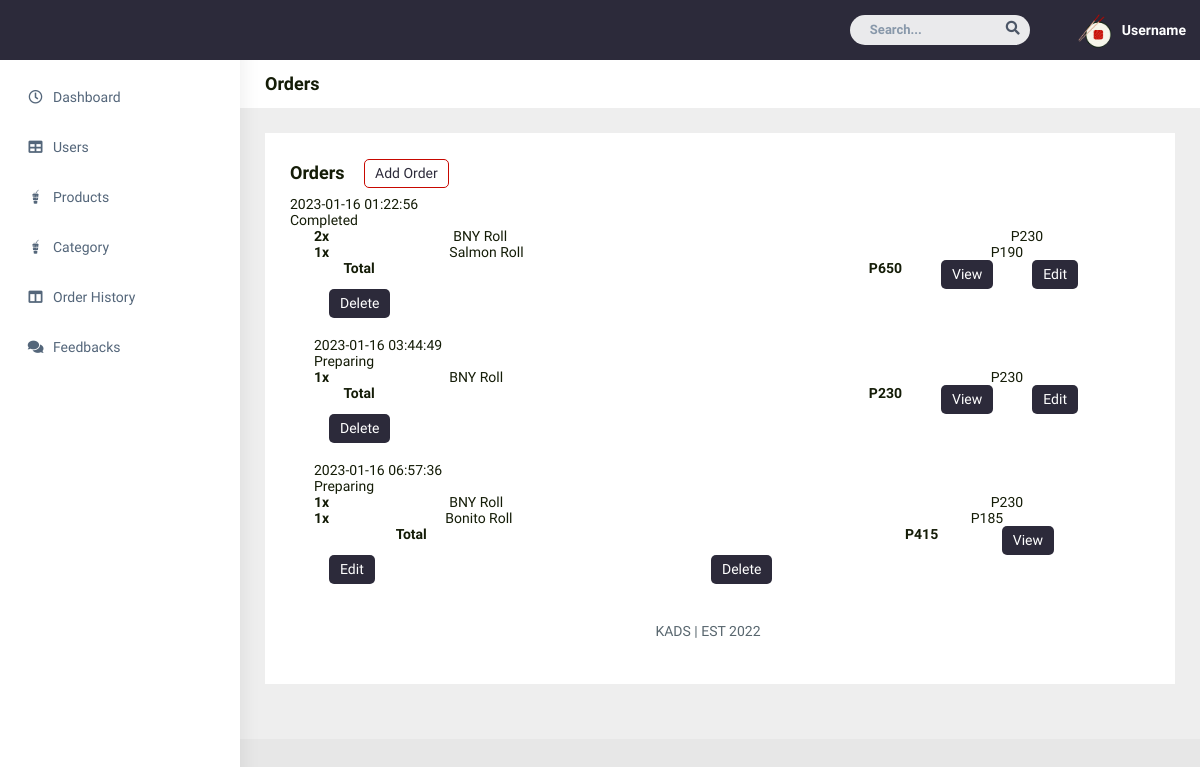
/admin/order-history.php (signed in), run on the app's committed database.
### tables this page shows
CREATE TABLE `user_orders` (
  `id` int(11) NOT NULL,
  `order_number` int(11) NOT NULL,
  `product_id` int(255) NOT NULL,
  `quantity` int(11) NOT NULL,
  `date` datetime DEFAULT NULL,
  `status` int(11) DEFAULT NULL,
  `user_id` int(11) DEFAULT NULL
);

CREATE TABLE `products` (
  `p_id` int(11) NOT NULL,
  `image` varchar(400) DEFAULT NULL,
  `productName` varchar(255) DEFAULT NULL,
  `price` int(11) NOT NULL,
  `category` int(11) DEFAULT NULL
);

### admin/order-history.php (the view, shortened to what this page needs)
<?php
require "../conn.php";
?>
<!DOCTYPE html>
<html dir="ltr" lang="en">
<head>
    <link href="../css/style.min.css" rel="stylesheet">
    <link href="../css/pagestyles.css" rel="stylesheet">
</head>
<body>
    <div id="main-wrapper" data-layout="vertical" data-navbarbg="skin5" data-sidebartype="full"
        data-sidebar-position="absolute" data-header-position="absolute" data-boxed-layout="full">
        <header class="topbar" data-navbarbg="skin5">
            <nav class="navbar top-navbar navbar-expand-md navbar-dark">
                <div class="navbar-collapse collapse" id="navbarSupportedContent" data-navbarbg="skin5">
                    <ul class="navbar-nav ms-auto d-flex align-items-center">
                        <li class=" in">
                            <form role="search" class="app-search d-none d-md-block me-3">
                                <input type="text" placeholder="Search..." class="form-control mt-0">
                                <a href="" class="active">
                                    <i class="fa fa-search"></i>
                                </a>
                            </form>
                        </li>
                        <li>
                            <a class="profile-pic" href="#">
                            <div class="dropdown">
                            <img src="../img/logo.png" alt="user-img" width="36"
                                class="img-circle"><span class="text-white font-medium">Username</span></a>
                            </div>
                </div>
        <aside class="left-sidebar" data-sidebarbg="skin6">
            <div class="scroll-sidebar">
                <nav class="sidebar-nav">
                    <ul id="sidebarnav">
                        <li class="sidebar-item pt-2">
                            <a class="sidebar-link waves-effect waves-dark sidebar-link" href="dashboard.php"
                                aria-expanded="false">
                                <i class="far fa-clock" aria-hidden="true"></i>
                                <span class="hide-menu">Dashboard</span>
                            </a>
                        </li>
                        <li class="sidebar-item">
                            <a class="sidebar-link waves-effect waves-dark sidebar-link" href="users.php"
                                aria-expanded="false">
                                <i class="fa fa-table" aria-hidden="true"></i>
                                <span class="hide-menu">Users</span>
                            </a>
                        </li>
                        <li class="sidebar-item">
                            <a class="sidebar-link waves-effect waves-dark sidebar-link" href="products.php"
                                aria-expanded="false">
                                <i class="fab fa-gulp" aria-hidden="true"></i>
                                <span class="hide-menu">Products</span>
                            </a>
                        </li>
                        <li class="sidebar-item">
                            <a class="sidebar-link waves-effect waves-dark sidebar-link" href="category.php"
                                aria-expanded="false">
                                <i class="fab fa-gulp" aria-hidden="true"></i>
                                <span class="hide-menu">Category</span>
                            </a>
                        </li>
                        <li class="sidebar-item">
                            <a class="sidebar-link waves-effect waves-dark sidebar-link" href="order-history.php"
                                aria-expanded="false">
                                <i class="fa fa-columns" aria-hidden="true"></i>
                                <span class="hide-menu">Order History</span>
                            </a>
                        </li>
                        <li class="sidebar-item">
                            <a class="sidebar-link waves-effect waves-dark sidebar-link" href="feedbacks.php"
                                aria-expanded="false">
                                <i class="fa fa-comments" aria-hidden="true"></i>
                                <span class="hide-menu">Feedbacks</span>
                            </a>
                        </li>
                    </ul>
                </nav>
            </div>
        </aside>
        <div class="page-wrapper">
            <div class="page-breadcrumb bg-white">
                <div class="row align-items-center">
                    <div class="col-lg-3 col-md-4 col-sm-4 col-xs-12">
                    <h4 class="page-title" style="font-size:18px;">Orders</h4>
                    </div>
                </div>
            </div>
            <div class="container-fluid">
                <div class="row">
                    <div class="col-md-12 col-lg-12 col-sm-12">
                        <div class="white-box">
                            <h3 class="box-title">Orders
                                <a href="add-order.php"><button class="btn btn-border" >
                                    Add Order
                                </button></a>
                            </h3>
                                    <?php
                                        $query="SELECT * FROM user_orders INNER JOIN products ON user_orders.product_id = products.p_id ORDER BY date" ;
                                        $result=mysqli_query($conn,$query);
                                        $order_by_date = array();
                                            while ($row = mysqli_fetch_assoc($result)) {
                                                $date = date('Y-m-d H:i:s', strtotime($row['date']));
                                                if (!isset($order_by_date[$date])) {
                                                    $order_by_date[$date] = array();
                                                    $order_by_date[$date]['total'] = 0;
                                                    $order_by_date[$date]['order_number'] = $row['order_number'];
                                                    $order_by_date[$date]['status'] = $row['status'];
                                                }
                                                $order_by_date[$date]['total'] += $row['price'] * $row['quantity'];
                                                array_push($order_by_date[$date], $row);
                                            }
                                        foreach ($order_by_date as $date => $orders) {
                                    ?>
                                            <div class="col order-header"><?php echo $date; ?></div>
                                            <?php
                                            if ($orders['status'] == 1) {
                                                echo "<div class='order-progress p-processing'>Preparing</div>";
                                            } elseif($orders['status'] == 2) {
                                                echo "<div class='order-progress p-delivery'>Out for Delivery</div>";
                                            } elseif($orders['status'] == 3){
                                                echo "<div class='order-progress p-completed'>Completed</div>";
                                            }
                                            ?>
                                            <div class="container order-group">
                                                <div class="row">
                                                <div class="col">
                                            <?php
                                                foreach ($orders as $row) {
                                                    if (is_array($row)) {
                                            ?>
                                                <div class="row order-item">
                                                <div class="col"><b><?php echo $row['quantity']?>x</b></div>
                                                <div class="col-8"><?php echo $row['productName']?></div>
                                                <div class="col order-price">P<?php echo $row['price']?></div>
                                                <br>
                                            <?php
                                                }
                                            }  ?>
                                            <div class="row">
                                                <div class="col"></div>
                                                <div class="col-8 total-text"><b>Total</b></div>
                                                <div class="col order-total order-price"><b>P<?php echo $order_by_date[$date]['total']; ?></b></div>
                                                <div class="col"><a class="btn btn-solid" href="view-order.php?o_id=<?php echo $order_by_date[$date]['order_number']?>">View </a></div>
                                                <div class="col"><a class="btn btn-solid" href="edit-order.php?o_id=<?php echo $order_by_date[$date]['order_number']?>">Edit</a></div>
                                                <div class="col"><a class="btn btn-solid" href="delete-order.php?o_id=<?php echo $order_by_date[$date]['order_number']?>">Delete</a></div>
                                                <br> <br> <br>
                                            </div>
                                        <?php } ?>
                        </div>
                    </div>
                </div>
            </div>
            </div>
            <footer class="footer text-center">
            KADS | EST 2022
            </footer>
        </div>
    </div>
</body>
</html>

### css/pagestyles.css (style rules this page uses)
body { font: 14px sans-serif; background-color: #e7e7e7; color: #141C07; }
.btn-border { background-color: #fff; color: #2C2A3A; border: 1px solid #C70800; border-radius: 5px; padding: 3px 10px; margin-left: 15px; }
.btn-solid { background-color: #2C2A3A; color: #fff; border-radius: 5px; padding: 3px 10px; margin-left: 15px; }

### admin/order-history.php (style rules this page uses)
* { font-family: "Readex Pro"; }
.dropdown { position: relative; display: inline-block; }

### data on the page
user_orders: quantity "2", product.productName "BNY Roll", product.price "230"
user_orders: quantity "1", product.productName "Salmon Roll", product.price "190"
user_orders: quantity "1", product.productName "BNY Roll", product.price "230"
user_orders: date "2023-01-16 06:57:36", shows "Preparing", quantity "1", product.productName "Bonito Roll", product.price "185", date "415"
user_orders: quantity "1", product.productName "BNY Roll", product.price "230"

### other printed values
$date "2023-01-16 01:22:56"
$order_by_date[$date]['total'] "650"
$date "2023-01-16 03:44:49"
$order_by_date[$date]['total'] "230"
